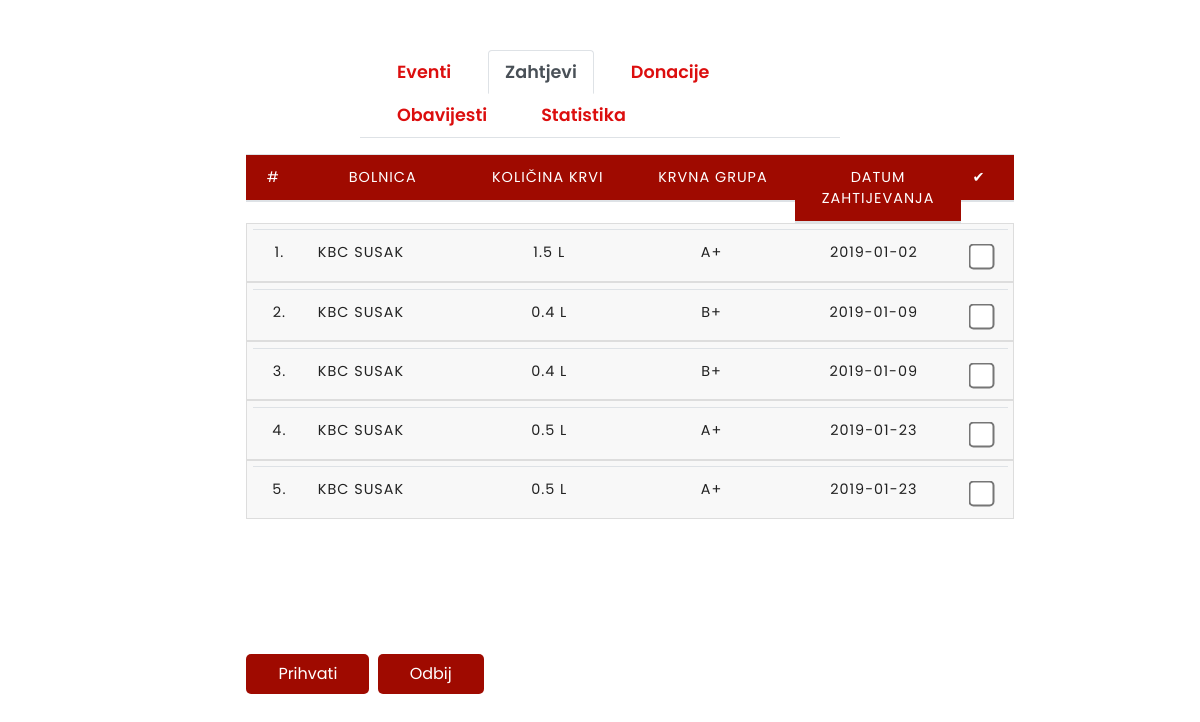
Page /zahtjevi.php (signed in) on the committed database.
### tables this page shows
CREATE TABLE IF NOT EXISTS `zahtjev` (
  `idzahtjev` int(8) UNSIGNED NOT NULL AUTO_INCREMENT,
  `id_bolnica` int(10) UNSIGNED NOT NULL,
  `kolicina_krvi_zaht` float UNSIGNED NOT NULL,
  `krvna_grupa_zaht` varchar(45) NOT NULL,
  `datum_zahtjeva` date DEFAULT NULL,
  `odobreno` int(11) NOT NULL,
  PRIMARY KEY (`idzahtjev`),
  UNIQUE KEY `idzahtjev_UNIQUE` (`idzahtjev`),
  KEY `fk_zahtjev_bolnica1_idx` (`id_bolnica`)
);

CREATE TABLE IF NOT EXISTS `bolnica` (
  `idbolnica` int(10) UNSIGNED NOT NULL,
  `naziv_bolnice` varchar(45) NOT NULL,
  `grad` varchar(45) NOT NULL,
  `adresa_bolnice` varchar(45) DEFAULT NULL,
  `postanski_broj` int(11) DEFAULT NULL,
  `password` varchar(10) DEFAULT NULL,
  PRIMARY KEY (`idbolnica`),
  UNIQUE KEY `idbolnica_UNIQUE` (`idbolnica`)
);

### zahtjevi.php (the view, shortened to what this page needs)
<?php
require_once "dbconnect.php";
mysqli_set_charset($conn,"utf8");
echo '
    <head>
        <meta charset="utf-8">
        <meta name="viewport" content="width=device-width, initial-scale=1">
        <title>BloodBank</title>
        <link rel="stylesheet" href="https://maxcdn.bootstrapcdn.com/bootstrap/4.0.0/css/bootstrap.min.css">
        <script src="https://ajax.googleapis.com/ajax/libs/jquery/3.3.1/jquery.min.js"></script>
        <script src="https://cdnjs.cloudflare.com/ajax/libs/popper.js/1.12.9/umd/popper.min.js"></script>
        <script src="https://maxcdn.bootstrapcdn.com/bootstrap/4.0.0/js/bootstrap.min.js"></script>
        <script src="https://use.fontawesome.com/releases/v5.0.8/js/all.js"></script>
        <link href="style.css" rel="stylesheet">
        <link href="adminstyle.css" rel="stylesheet">
    </head>';
echo '
<div class="admin-content">
        <ul class="nav nav-tabs" id="myTab" >
            <li class="nav-item">
                <a class="nav-link" href="eventi.php?keyword=&trazi=Tra%C5%BEi">Eventi</a>
            </li>
            <li class="nav-item">
                <a class="nav-link active" href="zahtjevi.php">Zahtjevi</a>
            </li>
            <li class="nav-item">
                <a class="nav-link" href="donacije.php">Donacije</a>
            </li>
            <li class="nav-item">
                <a class="nav-link" href="obavijesti.php">Obavijesti</a>
            </li>
            <li class="nav-item">
                <a class="nav-link" href="statistika.php">Statistika</a>
            </li>
        </ul>
</div>
<div id="d" class="col-md-8">';
    $i = 0;
    echo '
   <div id="content5" class="toggle" >';
        $zahtjev_q = "SELECT  *from zahtjev, bolnica where zahtjev.odobreno = '0' and zahtjev.id_bolnica = bolnica.idbolnica ";
        $run = mysqli_query($conn, $zahtjev_q);
        $result = $run or die ("Failed to query database". mysqli_error($conn));
        echo '<form action="" method="GET">
               <table class="table table-fixed">
                    <thead class="t">
                        <tr class="trtr">
                            <th class="thth1">#</th>
                            <th class="thth">Bolnica</th>
                            <th class="thth">Količina krvi</th>
                            <th class="thth">Krvna grupa</th>
                            <th class="thth">Datum zahtijevanja</th>
                            <th class="thth2">✔</th>
                        </tr>
                    </thead>
                <tbody>';
                while($row = mysqli_fetch_array($result)){
                    $i++;
                    echo '
                        <tr class="trtrtr">
                            <td class="tdtd1">'.$i.'.</td>
                            <td class="tdtdb">'.$row['naziv_bolnice'].'</td>
                            <td class="tdtd">'.$row['kolicina_krvi_zaht'].' L</td>
                            <td class="tdtd">'.$row['krvna_grupa_zaht'].'</td>
                            <td class="tdtd">'.$row['datum_zahtjeva'].'</td>
                            <td class="tdtd1"><input type="checkbox" name="check_list[]" value='.$row['idzahtjev'].'></td>
                        </tr>
                    ';
                }
                echo '
                </tbody>
                </table>
                ';
                echo'<input type="submit" class="zbtn" style="margin-left:30%; margin-top:2%;" name="prihvati" value="Prihvati">
                    <input type="submit" class="zbtn" name="odbij_zahtjev" value="Odbij">
            </form>';
    echo '
    </div>
</div>';
?>

### style.css (style rules this page uses)
.nav-link { font-size: 1.1em !important; }
[class*="col-"] { padding: 1rem; }

### adminstyle.css (style rules this page uses)
.admin-content { margin-top: 50px; margin-left: 30%; margin-right: 30%; }
.nav-link { margin-left: 20px; font-weight:600; border: none; color: #DC0E0E; }
.table-fixed { margin-left: 30% }
.table-fixed tbody { height: 400px; overflow-y: auto; width: 100%; }
.table-fixed thead, .table-fixed tbody, .table-fixed tr, .table-fixed td, .table-fixed th { display: block; }
.table-fixed tr:after { content: ""; display: block; visibility: hidden; clear: both; }
.table-fixed tbody td, .table-fixed thead > tr > th { float: left; }
.thth { width: 21.5%; font-size: .9em; font-weight: 400; letter-spacing: 1px; vertical-align: top; background: #9F0A00; text-transform: uppercase; color: #ffffff; text-align: center; }
.thth1 { height: 100%; width: 7%; font-size: .9em; font-weight: 400; letter-spacing: 1px; vertical-align: top; padding: 8px; background: #9F0A00; text-transform: uppercase; color: #ffffff; text-align: center; }
.thth2 { height: 100%; width: 7%; font-size: .9em; font-weight: 400; letter-spacing: 1px; vertical-align: top; padding: 8px; background: #9F0A00; text-transform: uppercase; color: #ffffff; }
.tdtd1 { width: 7%; font-size: .9em; font-weight: 400; letter-spacing: 1px; vertical-align: top; padding: 8px; text-transform: uppercase; text-align: center; }
.tdtd { width: 21.5%; font-size: .9em; font-weight: 400; letter-spacing: 1px; vertical-align: top; text-transform: uppercase; text-align: center; }
.tdtdb { width: 21.5%; font-size: .9em; font-weight: 400; letter-spacing: 1px; vertical-align: top; text-transform: uppercase; margin-left: 0%; }
.trtrtr { background-color: #f8f8f8; border: 1px solid #ddd; padding: .35em; }
input[type=checkbox] { margin-top: 8px; -ms-transform: scale(2); -moz-transform: scale(2); -webkit-transform: scale(2); -o-transform: scale(2); padding: 10px; }
.zbtn { height: 40px; background-color: #9F0A00; border: none; color: white; padding: 0px 32px; text-align: center; text-decoration: none; display: inline-block; font-size: 16px; margin: 1px 2px; cursor: pointer; -webkit-transition-duration: 0.4s; transition-duration: 0.4s; border-radius: 5px; }

### rows in the picture
zahtjev: id_bolnica.naziv_bolnice "KBC SUSAK", kolicina_krvi_zaht "1.5", krvna_grupa_zaht "A+", datum_zahtjeva "2019-01-02"
zahtjev: id_bolnica.naziv_bolnice "KBC SUSAK", kolicina_krvi_zaht "0.4", krvna_grupa_zaht "B+", datum_zahtjeva "2019-01-09"
zahtjev: id_bolnica.naziv_bolnice "KBC SUSAK", kolicina_krvi_zaht "0.4", krvna_grupa_zaht "B+", datum_zahtjeva "2019-01-09"
zahtjev: id_bolnica.naziv_bolnice "KBC SUSAK", kolicina_krvi_zaht "0.5", krvna_grupa_zaht "A+", datum_zahtjeva "2019-01-23"
zahtjev: id_bolnica.naziv_bolnice "KBC SUSAK", kolicina_krvi_zaht "0.5", krvna_grupa_zaht "A+", datum_zahtjeva "2019-01-23"
